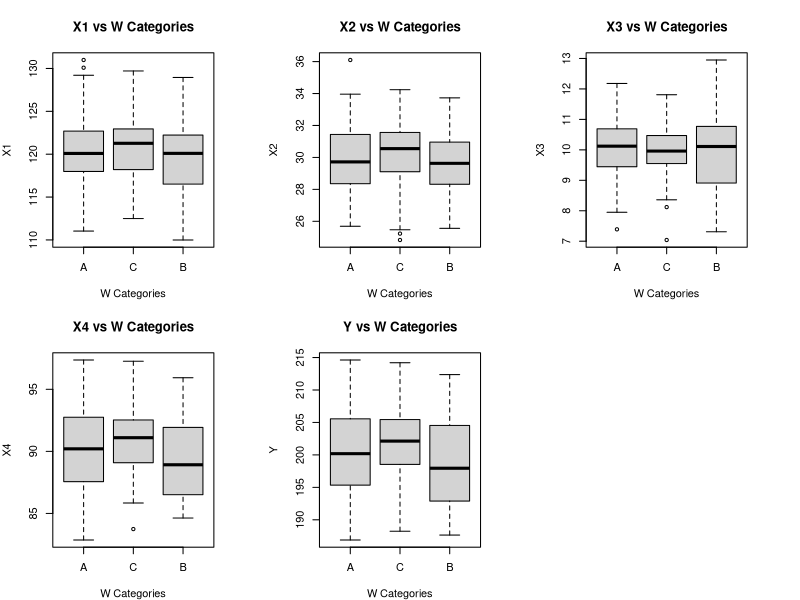
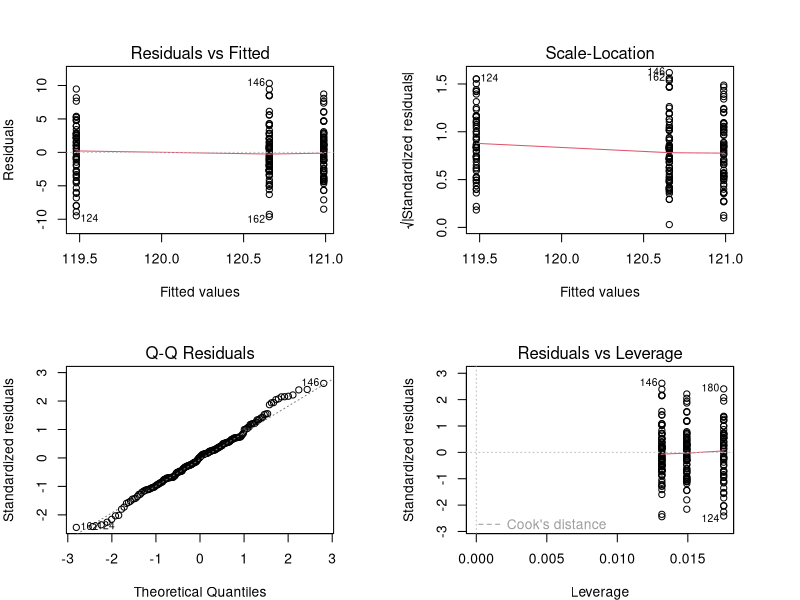
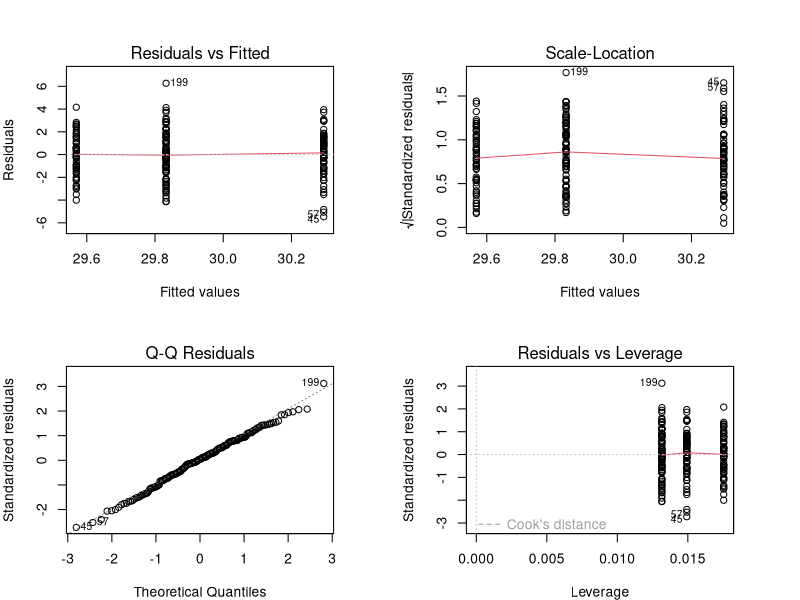
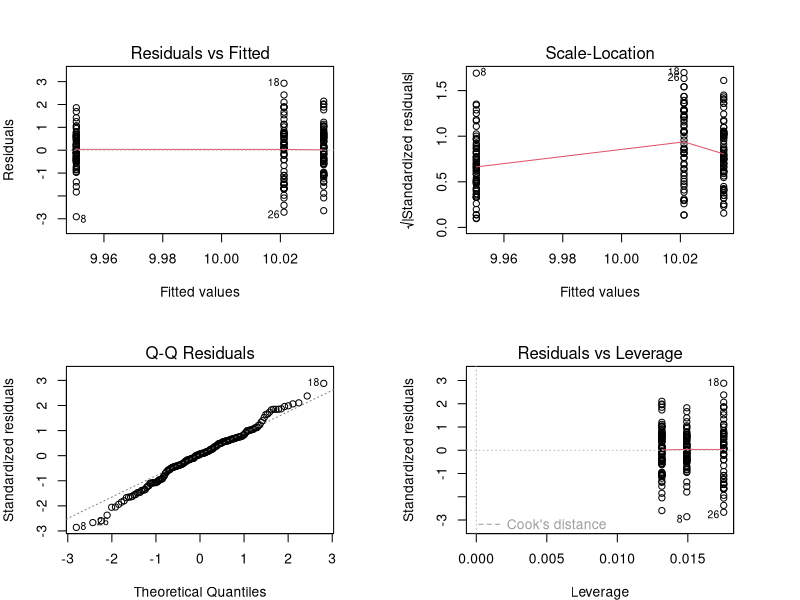
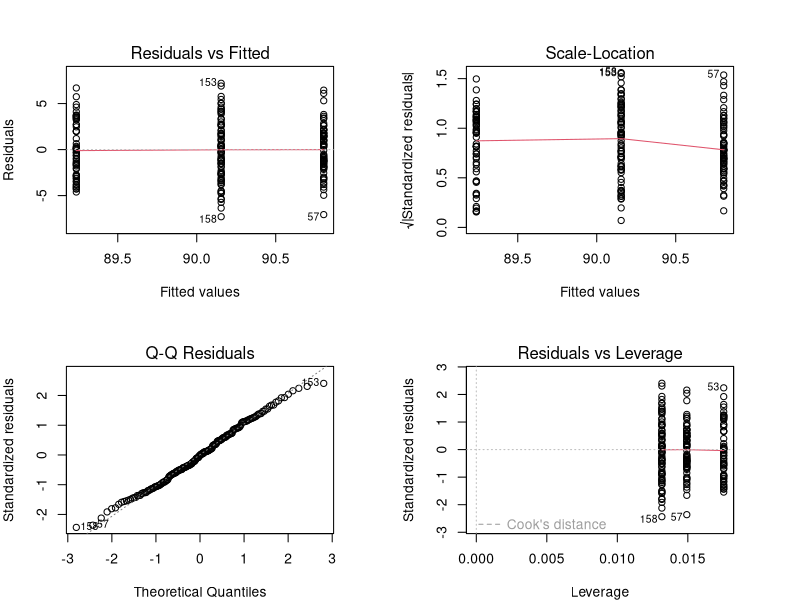
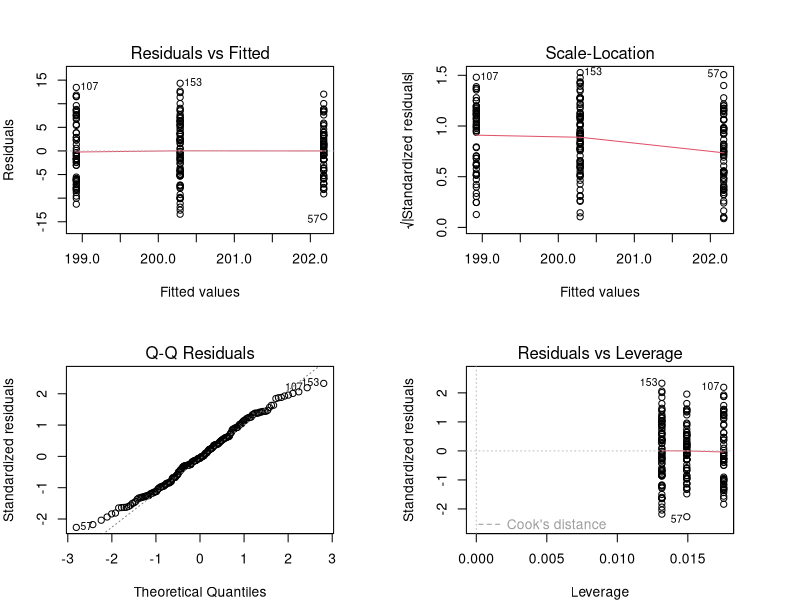
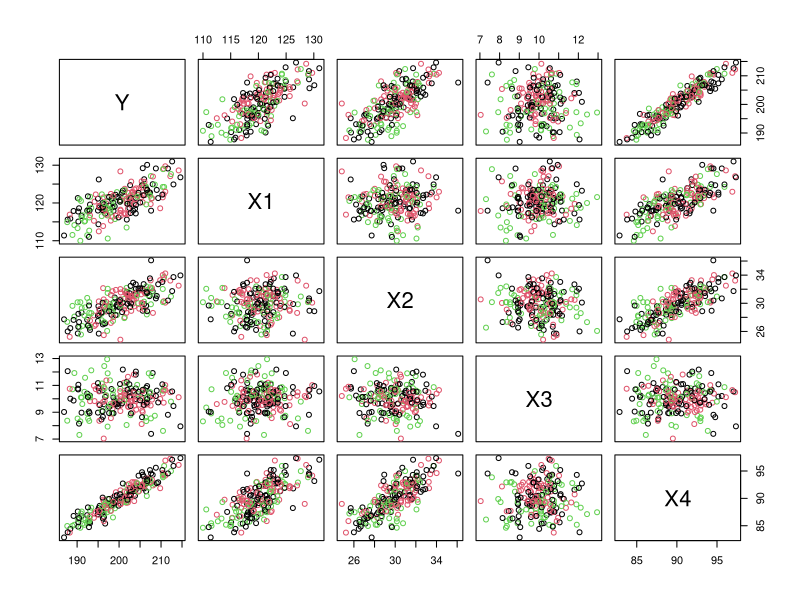
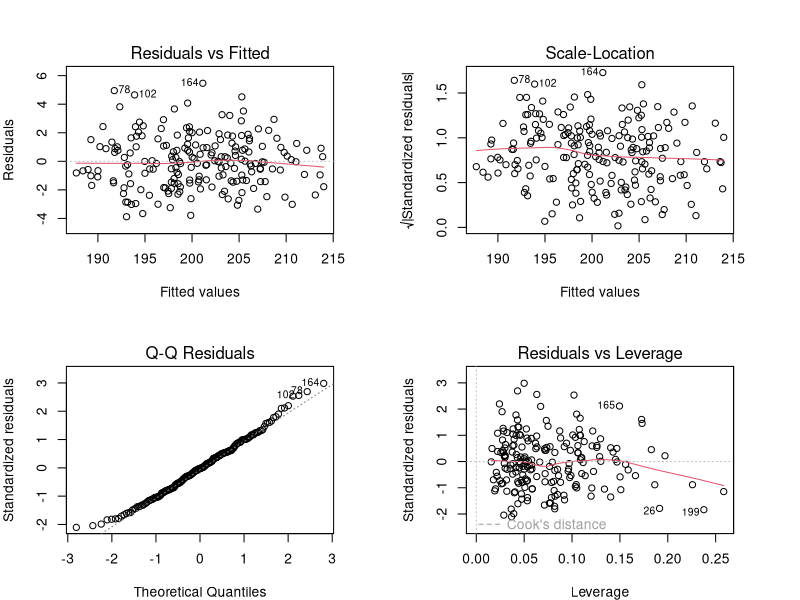

Recreate these plots in R, in order. (Note: this script raises an error after producing the figures.)
## ---- chunk 1
data <- read.delim("data.txt", header = TRUE, quote = "\"",, sep = " ")
weightloss <- read.delim("weightloss.txt", header = TRUE, quote = "\"",, sep = " ")
## ---- chunk 2
unique_W <- unique(data$W)
cat("Unique W Categories:", unique_W, "\n")

par(mfrow = c(2, 3))
par(mar = c(4, 4 ,4, 4))
boxplot(X1~factor(W),data=data,
        main=paste("X1", "vs W Categories"),
        xlab="W Categories", ylab="X1",
        names=c("A","C","B"))

boxplot(X2~factor(W),data=data,
        main=paste("X2", "vs W Categories"),
        xlab="W Categories", ylab="X2",
        names=c("A","C","B"))
boxplot(X3~factor(W),data=data,
        main=paste("X3", "vs W Categories"),
        xlab="W Categories", ylab="X3",
        names=c("A","C","B"))
boxplot(X4~factor(W),data=data,
        main=paste("X4", "vs W Categories"),
        xlab="W Categories", ylab="X4",
        names=c("A","C","B"))
boxplot(Y~factor(W),data=data,
        main=paste("Y", "vs W Categories"),
        xlab="W Categories", ylab="Y",
        names=c("A","C","B"))
par(mfrow = c(1, 1))
## ---- chunk 3
fitx1<-aov(X1~factor(W),data=data)
summary(fitx1)
layout(matrix(1:4,2,2))
plot(fitx1)
shapiro.test(fitx1$residuals)
bartlett.test(X1~factor(W),data=data)
fligner.test(X1~factor(W),data=data)
## ---- chunk 4
fitx2<-aov(X2~factor(W),data=data)
summary(fitx2)
layout(matrix(1:4,2,2))
plot(fitx2)
shapiro.test(fitx2$residuals)
bartlett.test(X2~factor(W),data=data)
fligner.test(X2~factor(W),data=data)
## ---- chunk 5
fitx3<-aov(X3~factor(W),data=data)
summary(fitx3)
layout(matrix(1:4,2,2))
plot(fitx3)
shapiro.test(fitx3$residuals)
bartlett.test(X3~factor(W),data=data)
fligner.test(X3~factor(W),data=data)
## ---- chunk 6
fitx4<-aov(X4~factor(W),data=data)
summary(fitx4)
layout(matrix(1:4,2,2))
plot(fitx4)
shapiro.test(fitx4$residuals)
bartlett.test(X4~factor(W),data=data)
fligner.test(X4~factor(W),data=data)
## ---- chunk 7
fity<-aov(Y~factor(W),data=data)
summary(fity)
layout(matrix(1:4,2,2))
plot(fity)
shapiro.test(fity$residuals)
bartlett.test(Y~factor(W),data=data)
fligner.test(Y~factor(W),data=data)
## ---- chunk 8
data$W <- as.factor(data$W)
pairs(data[, c("Y", "X1", "X2", "X3", "X4")], col = as.numeric(data$W))
legend("topright", legend = levels(data$W), col = 1:length(levels(data$W)), pch = 1, title = "W")
## ---- chunk 9
model <- lm(Y ~ X4, data = data)
summary(model)
## ---- chunk 10
model2 <- lm(Y ~ X1 + X2 + X3 + X4 + W + X1:W + X2:W + X3:W + X4:W, data = data)
summary(model2)
## ---- chunk 11
shapiro.test(model2$residuals)
layout(matrix(1:4,2,2))
plot(model2)
## ---- chunk 12

fitnull<-lm(Y ~ 1,data=data)
stepSR<-step(fitnull, scope=list(lower = ~ 1,
                                 upper = ~ X1 + X2 + X3 + X4 + W + X1:W + X2:W + X3:W + X4:W),
             direction="both", data=data)
## ---- chunk 13
step_model = lm(Y ~ X1 +X2 + X3 + W + X1:W,data=data)
summary(step_model)

new_data <- data.frame(X1 = 120, X2 = 30, X3 = 10, W = "B")
prediction_with_interval <- predict(step_model, newdata = new_data, interval = "confidence")
predicted_Y <- prediction_with_interval[1]
lower_bound <- prediction_with_interval[2]
upper_bound <- prediction_with_interval[3]
cat("Predicted Y:", predicted_Y, "\n")
cat("95% Confidence Interval:", lower_bound, "to", upper_bound, "\n")
## ---- chunk 14
data$Z <- cut(data$X4, breaks = quantile(data$X4, probs = c(0, 1/3, 2/3, 1)), labels = c("Level1", "Level2", "Level3"))
contingency_table <- table(data$X4, data$W)
print(contingency_table)
## ---- chunk 15
model2wayAnova <- aov(Y ~ W * Z, data = data)
summary(model2wayAnova)
shapiro.test(model2wayAnova$residuals)
layout(matrix(1:4,2,2))
plot(model2wayAnova)
## ---- chunk 16
unique_work <- unique(weightloss$workout)
cat("Unique Workout Categories:", unique_work, "\n")

unique_d <- unique(weightloss$diet)
cat("Unique Diet Categories:", unique_d, "\n")

par(mfrow = c(1, 2))
par(mar = c(2, 2 , 2, 2))
boxplot(loss~factor(workout),data=weightloss,
        main=paste("Weight Loss", "vs Workout Type"),
        xlab="Workout Types", ylab="Loss",
        names=c("W3","W1","W2"))
boxplot(loss~factor(diet),data=weightloss,
        main=paste("Weight Loss", "vs Diet Type"),
        xlab="Workout Types", ylab="Loss",
        names=c("D1","D2","D3","D4"))

weightloss$combinations <- interaction(weightloss$workout, weightloss$diet)
unique_combinations <- levels(weightloss$combinations)
unique_combinations_array <- as.array(unique_combinations)

par(mfrow = c(1, 1))
boxplot(loss ~ combinations, data=weightloss,
        main = "Boxplot per Combination of Categorical Columns",
        xlab = "Combination",
        ylab = "Loss",
        names=unique_combinations_array)
## ---- chunk 17
model_work <- aov(loss ~ workout, data = weightloss)
summary(model_work)
## ---- chunk 18
weightloss$workout <- factor(weightloss$workout)
weightloss$workout <- relevel(weightloss$workout, ref = "W3")
model_ref_W3 <- aov(loss ~ workout, data = weightloss)
summary(model_ref_W3)

weightloss$workout <- factor(weightloss$workout)
weightloss$workout <- relevel(weightloss$workout, ref = "W2")
model_ref_W2 <- aov(loss ~ workout, data = weightloss)
summary(model_ref_W2)
## ---- chunk 19
model_diet <- aov(loss ~ diet, data = weightloss)
summary(model_diet)
TukeyHSD(model_diet)

weightloss_excluded <- subset(weightloss, diet != "D1")
model_excluded <- aov(loss ~ diet, data = weightloss_excluded)
summary(model_excluded)
## ---- chunk 20
model2wayAnova_loss <- aov(loss ~ workout + diet, data = weightloss)
summary(model2wayAnova_loss)
TukeyHSD(model2wayAnova_loss)
## ---- chunk 21
weightloss_excluded_2 <- subset(weightloss, !(diet == "D2"))
weightloss_excluded_2 <- subset(weightloss_excluded_2, !(workout == "W3"))
model2wayAnova_loss_ex <- aov(loss ~ workout + diet, data = weightloss_excluded_2)
summary(model2wayAnova_loss)
## ---- chunk 22
model2wayAnova_loss_IN <- aov(loss ~ workout * diet, data = weightloss)
summary(model2wayAnova_loss_IN)
TukeyHSD(model2wayAnova_loss_IN)
## ---- chunk 23
weightloss$workout = as.factor(weightloss$workout)
weightloss$diet = as.factor(weightloss$diet)
dummy_variables <- model.matrix(~ workout - 1, data = weightloss)
weightloss <- cbind(weightloss, dummy_variables)
dummy_variables <- model.matrix(~ diet - 1, data = weightloss)
weightloss <- cbind(weightloss, dummy_variables)

fitnull<-lm(loss ~ workoutW1 +workoutW2 + workoutW3 + dietD1 + dietD2 + dietD3 + dietD4 + workoutW1:dietD1 + workoutW1:dietD2 + workoutW1:dietD3 + workoutW1:dietD4 + workoutW2:dietD1 + workoutW2:dietD2 + workoutW2:dietD3 + workoutW2:dietD4 + workoutW3:dietD1 + workoutW3:dietD2 + workoutW3:dietD3 + workoutW3:dietD4,data=weightloss)
stepSR<-step(fitnull, scope=list(lower = ~ 1,
                                 upper = ~ workoutW1 +workoutW2 + workoutW3 + dietD1 + dietD2 + dietD3 + dietD4 + workoutW1:dietD1 + workoutW1:dietD2 + workoutW1:dietD3 + workoutW1:dietD4 + workoutW2:dietD1 + workoutW2:dietD2 + workoutW2:dietD3 + workoutW2:dietD4 + workoutW3:dietD1 + workoutW3:dietD2 + workoutW3:dietD3 + workoutW3:dietD4),
             direction="both", data=weightloss)

final_model = lm(loss~workoutW1 +workoutW2 + dietD1 + dietD2 + dietD3 + workoutW1:dietD2 + workoutW2:dietD2, data=weightloss )
summary(final_model)
## ---- chunk 24
leaps<-regsubsets(loss~workoutW1 +workoutW2 + dietD1 + dietD2 + dietD3 + workoutW1:dietD2 + workoutW2:dietD2, data=weightloss )
plot(leaps,scale="r2")
plot(leaps,scale="adjr2")
## ---- chunk 25
fitM0<-lm(loss~workoutW1 +workoutW2 + workoutW3 + dietD1 + dietD2 + dietD3 + dietD4 + workoutW1:dietD1 + workoutW1:dietD2 + workoutW1:dietD3 + workoutW1:dietD4 + workoutW2:dietD1 + workoutW2:dietD2 + workoutW2:dietD3 + workoutW2:dietD4 + workoutW3:dietD1 + workoutW3:dietD2 + workoutW3:dietD3 + workoutW3:dietD4,data=weightloss)
fitM1<-lm(loss~workoutW1 +workoutW2 + workoutW3 + dietD1 + dietD2 + dietD3 + dietD4,data=weightloss)
fitM2<-lm(loss~1,data=weightloss)
anova(fitM0,fitM2)
anova(fitM1,fitM2)
aic_model0 <- AIC(fitM0)
aic_model1 <- AIC(fitM1)
aic_model2 <- AIC(fitM2)
print(c(AIC = c(aic_model0,aic_model1, aic_model2)))
